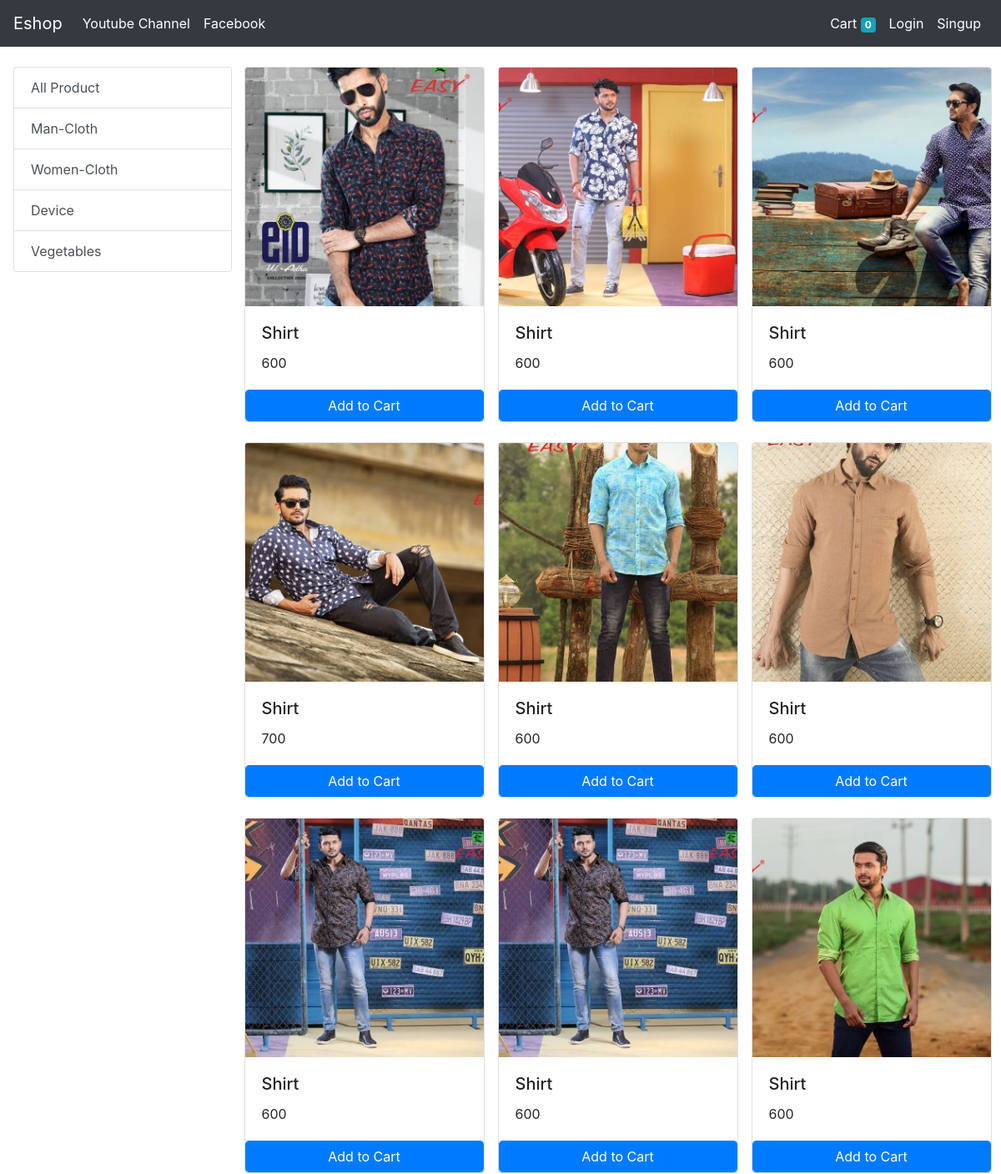
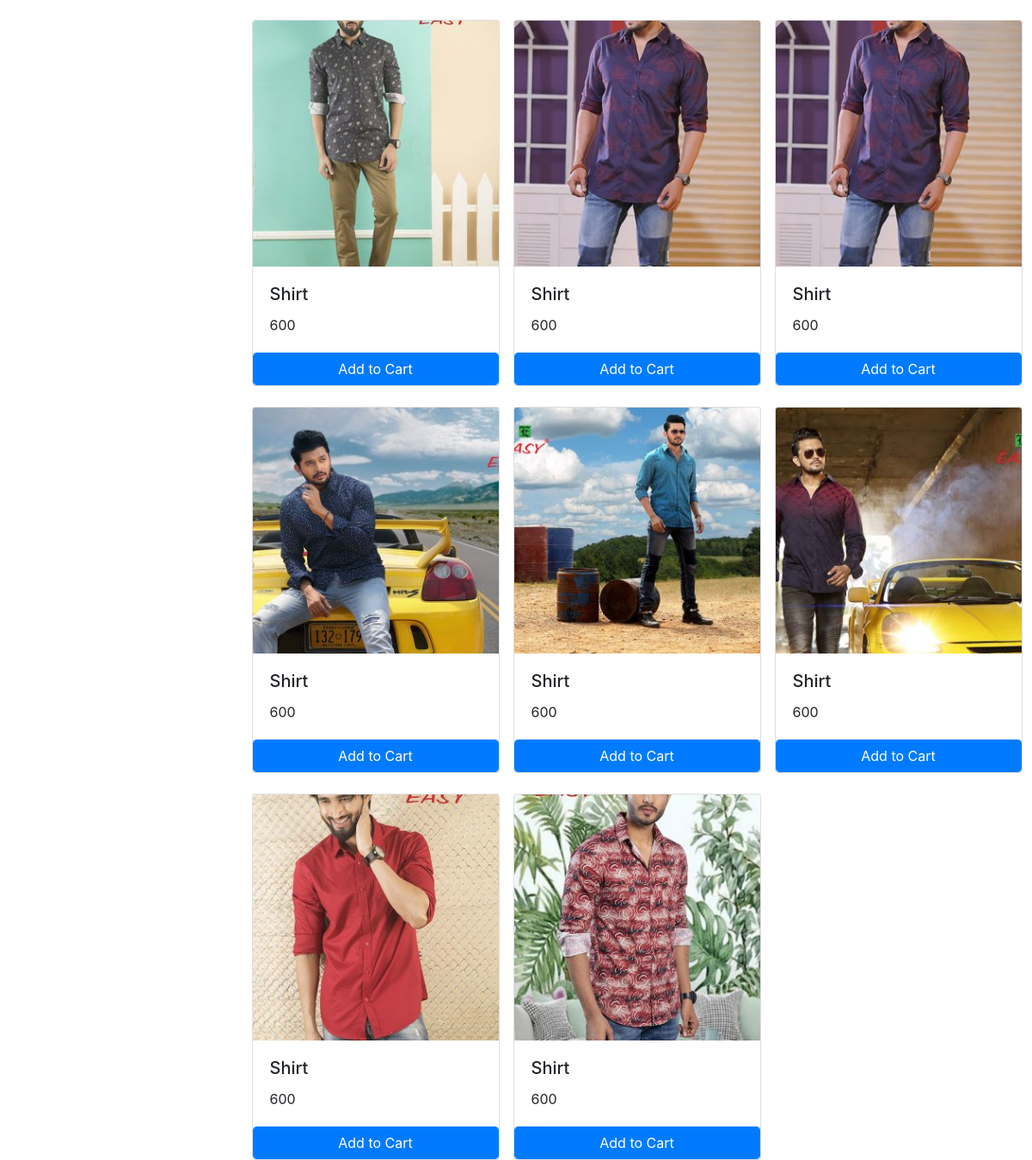
/?category=1, run on the app's committed database (2 pictures, top to bottom).
### store/models/category.py (models this page shows, shortened)
class Category(models.Model):
    name=models.CharField(max_length=300)
    @staticmethod
    def get_all_category():
        return Category.objects.all()

### store/models/product.py (models this page shows, shortened)
class Product(models.Model):
    name=models.CharField(max_length=300)
    price=models.IntegerField(default=0)
    category=models.ForeignKey(Category, on_delete=models.CASCADE , default=1)
    description=models.CharField(max_length=300, default="")
    image=models.ImageField(upload_to='uploads/product')
    @staticmethod
    def get_all_product_by_categoryID(category_id):
        if category_id:
            return Product.objects.filter(category=category_id)
        else:
            return Product.get_all_product()

### store/views.py (the view)
# urls.py: path('', views.index , name='index'),
def index(request):
    if request.method=="POST":
        cartvlu=request.POST.get('cart_id')
        decress=request.POST.get('decres')
        cart=request.session.get('cart')
        if cart:
            quantity=cart.get(cartvlu)
            if quantity:
                if decress:
                    if quantity<=1:
                        cart.pop(cartvlu)
                    else:
                        cart[cartvlu]=quantity-1
                else:
                    cart[cartvlu]=quantity+1
            else:
                cart[cartvlu]=1
        else:
            cart={}
            cart[cartvlu]=1
        request.session['cart'] = cart
        print('cart', request.session['cart'])
    else:
        cart=request.session.get('cart')
        if not cart:
            request.session['cart']={}
    prods=None
    prodcat=Category.get_all_category()
    categoryid=request.GET.get('category')
    if categoryid:
        prods=Product.get_all_product_by_categoryID(categoryid)
    else:
        prods=Product.get_all_product()
    params={'prod':prods, 'prodcats': prodcat}
    print('email', request.session.get('email'))
    return render(request, 'index.html', params)

### store/templatetags/cart.py (called while the page is built)
@register.filter(name="in_cart")
def in_cart(i, cart):
    keys=cart.keys()
    for id in keys:
        if int(id)==i.id:
            return True
    return False

### store/templates/index.html (shortened to what this page needs)
{% extends 'basic.html' %}
{% block body %}
{% load cart %}
<div class="container-flot">
	<div class="row">
		<div class="col-lg-3 ">
			<div class="list-group mt-4 mx-auto pl-3">
				<a href="/" class="list-group-item list-group-item-action">
			    All Product
			  </a>
				{% for i in prodcats %}
			  <a href="/?category={{i.id}}" class="list-group-item list-group-item-action">
			    {{i.name}}
			  </a>
			  {% endfor %}
			</div>
		</div>
		<div class="col-lg-9 mx-auto">
			<div class="container-flot">
				<div class="row">
					{% for i in prod %}
					<div class="card mr-3 mt-4" id="{{i.id}}" style="width: 18rem;">
					  <img src="/media/{{i.image}}" class="card-img-top" alt="...">
					  <div class="card-body">
					    <h5 class="card-title">{{i.name}}</h5>
					    <p class="card-text">{{i.price}}</p>
					  </div>
						<div class="cart-footer">
							{% if i|in_cart:request.session.cart %}
							<div class="row no-gutters">
							<form action="/#{{i.id}}" method="POST" class="col-2 ">{% csrf_token %}
								<input type="submit" value="-" class="btn-block btn btn-secondary">
								<input hidden type="text"  name="decres"  value="True">
								<input hidden name="cart_id" type="text" value="{{i.id}}">
							</form>
							<div class="text-center col" >{{i|quantity:request.session.cart}}</div>
							<form action="/#{{i.id}}" method="POST" class="col-2 ">{% csrf_token %}
								<input type="submit" value="+" class="btn-block btn btn-secondary">
								<input hidden name="cart_id" type="text" value="{{i.id}}">
							</form>
							</div>
							{% else %}
							<div class="row no-gutters ">
								<form  action="/#{{i.id}}" method="POST" class="btn-block">{% csrf_token %}
									<input  type="submit" class="btn btn-primary form-control" value="Add to Cart">
								</form>
							</div>
							{% endif %}
						</div>
					</div>
					{% endfor %}
				</div>
			</div>
		</div>
	</div>
</div>
{% endblock %}

### data on the page
Category: name "Man-Cloth"
Category: name "Women-Cloth"
Category: name "Device"
Category: name "Vegetables"
Product: {{ i.id }} 1 (drawn), image (picture), name "Shirt", price "600"
Product: image (picture), name "Shirt", price "600"
Product: image (picture), name "Shirt", price "600"
Product: image (picture), name "Shirt", price "700"
Product: image (picture), name "Shirt", price "600"
Product: image (picture), name "Shirt", price "600"
Product: image (picture), name "Shirt", price "600"
Product: image (picture), name "Shirt", price "600"
Product: image (picture), name "Shirt", price "600"
Product: image (picture), name "Shirt", price "600"
Product: image (picture), name "Shirt", price "600"
Product: image (picture), name "Shirt", price "600"
Product: image (picture), name "Shirt", price "600"
Product: image (picture), name "Shirt", price "600"
Product: {{ i.id }} 18 (drawn), image (picture), name "Shirt", price "600"
Product: image (picture), name "Shirt", price "600"
Product: image (picture), name "Shirt", price "600"

### other printed values
{{ request.session.cart|length }} "0"
